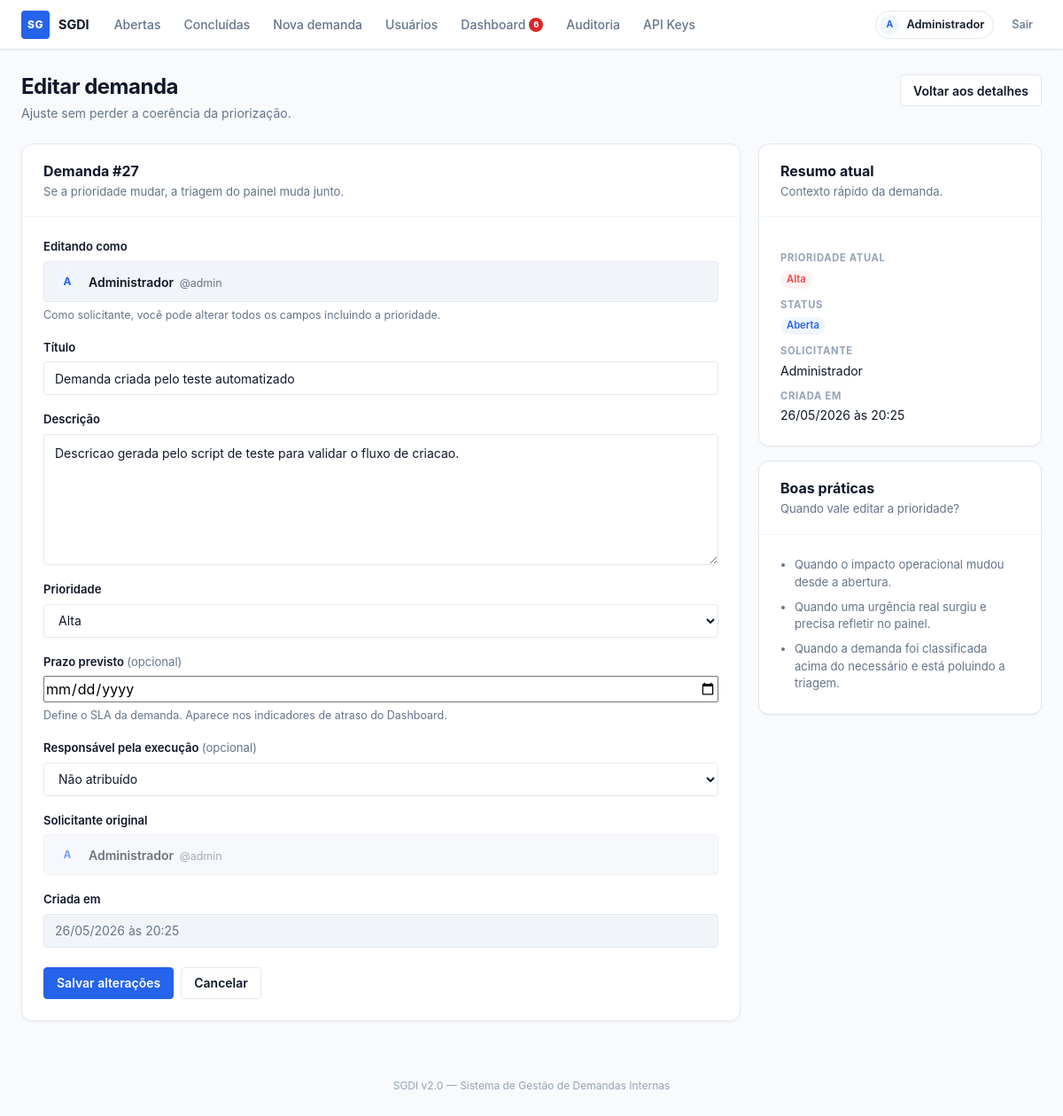
Screenshot of /editar/27 (signed in) with the database file from the repository.
### tables this page shows
CREATE TABLE demandas (
            id INTEGER PRIMARY KEY AUTOINCREMENT,
            titulo TEXT NOT NULL,
            descricao TEXT NOT NULL,
            solicitante TEXT NOT NULL,
            usuario_id INTEGER NOT NULL REFERENCES usuarios(id),
            prioridade TEXT NOT NULL DEFAULT 'Média',
            status TEXT NOT NULL DEFAULT 'Aberta',
            data_criacao TEXT NOT NULL,
            data_prevista TEXT,
            data_conclusao TEXT
        , responsavel_id INTEGER REFERENCES usuarios(id));

CREATE TABLE usuarios (
            id INTEGER PRIMARY KEY AUTOINCREMENT,
            username TEXT NOT NULL UNIQUE,
            nome TEXT NOT NULL,
            senha_hash TEXT NOT NULL
        );

### app.py (the view, shortened to what this page needs)
@app.route("/editar/<int:id>", methods=["GET", "POST"])
@login_required
def editar(id):
    conn = get_db()
    try:
        usuarios = conn.execute("SELECT id, nome FROM usuarios ORDER BY nome").fetchall()
        demanda = conn.execute(
            "SELECT d.*, u.username AS usuario_username, "
            "COALESCE(resp.nome, '') AS responsavel_nome "
            "FROM demandas d "
            "JOIN usuarios u ON u.id = d.usuario_id "
            "LEFT JOIN usuarios resp ON resp.id = d.responsavel_id "
            "WHERE d.id = ?",
            (id,),
        ).fetchone()
        if not demanda:
            abort(404)
        if session["usuario_id"] != demanda["usuario_id"]:
            flash("Apenas o solicitante da demanda pode editá-la.")
            return redirect(url_for("detalhes", id=id))
        return render_template("editar.html", demanda=demanda, prioridades=PRIORIDADES, usuarios=usuarios)
    finally:
        conn.close()

### app.py (called while the page is built)
def login_required(f):
    @wraps(f)
    def decorated(*args, **kwargs):
        if "usuario_id" not in session:
            flash("Faça login para continuar.")
            return redirect(url_for("login"))
        return f(*args, **kwargs)
    return decorated

@app.context_processor
def inject_globals():
    if "csrf_token" not in session:
        session["csrf_token"] = secrets.token_hex(32)
    return {
        "csrf_token": session["csrf_token"],
        "usuario_logado": {
            "id": session.get("usuario_id"),
            "nome": session.get("usuario_nome"),
            "username": session.get("usuario_username"),
        } if "usuario_id" in session else None,
    }

def get_db():
    return get_db_connection()

@app.template_filter("priority_slug")
def priority_slug(value):
    return PRIORIDADE_SLUGS.get(value, "neutra")

@app.template_filter("display_datetime")
def display_datetime(value):
    try:
        return datetime.strptime(value, "%Y-%m-%d %H:%M:%S").strftime("%d/%m/%Y às %H:%M")
    except (TypeError, ValueError):
        return value or ""

### database.py (called while the page is built)
def get_db_connection():
    conn = sqlite3.connect(DB_PATH)
    conn.row_factory = sqlite3.Row
    conn.execute("PRAGMA foreign_keys = ON")
    return conn

### templates/editar.html (shortened to what this page needs)
{% extends "base.html" %}
{% block content %}
<div class="page-header">
    <div>
        <h1>Editar demanda</h1>
        <p class="page-header__sub">Ajuste sem perder a coerência da priorização.</p>
    </div>
    <div class="page-header__actions">
        <a href="{{ url_for('detalhes', id=demanda['id']) }}" class="btn btn--secondary">Voltar aos detalhes</a>
    </div>
</div>
<div class="content-grid">
    <div class="card">
        <div class="card__header">
            <h2>Demanda #{{ demanda['id'] }}</h2>
            <p>Se a prioridade mudar, a triagem do painel muda junto.</p>
        </div>
        <div class="card__body">
            <form method="POST" action="{{ url_for('editar', id=demanda['id']) }}" class="form-layout">
                <div class="field-group">
                    <label class="field-label">Editando como</label>
                    <div class="user-display">
                        <span class="avatar avatar--md">{{ usuario_logado.nome[0] }}</span>
                        <div>
                            <span class="user-display__name">{{ usuario_logado.nome }}</span>
                            <span class="user-display__username">@{{ usuario_logado.username }}</span>
                        </div>
                    </div>
                    <p class="field-help">Como solicitante, você pode alterar todos os campos incluindo a prioridade.</p>
                </div>
                <div class="field-group">
                    <label for="titulo" class="field-label">Título</label>
                    <input type="text" id="titulo" name="titulo" value="{{ demanda['titulo'] }}" maxlength="200" required>
                </div>
                <div class="field-group">
                    <label for="descricao" class="field-label">Descrição</label>
                    <textarea id="descricao" name="descricao" rows="6" maxlength="2000" required>{{ demanda['descricao'] }}</textarea>
                </div>
                <div class="field-group">
                    <label for="prioridade" class="field-label">Prioridade</label>
                    <select id="prioridade" name="prioridade" required>
                        {% for prioridade in prioridades %}
                            <option value="{{ prioridade }}" {% if demanda['prioridade'] == prioridade %}selected{% endif %}>
                                {{ prioridade }}
                            </option>
                        {% endfor %}
                    </select>
                </div>
                <div class="field-group">
                    <label for="data_prevista" class="field-label">
                        Prazo previsto <span style="font-weight:400;color:var(--text-muted)">(opcional)</span>
                    </label>
                    <input type="date" id="data_prevista" name="data_prevista" value="{{ (demanda['data_prevista'] or '')[:10] }}">
                    <p class="field-help">Define o SLA da demanda. Aparece nos indicadores de atraso do Dashboard.</p>
                </div>
                <div class="field-group">
                    <label for="responsavel_id" class="field-label">
                        Responsável pela execução <span style="font-weight:400;color:var(--text-muted)">(opcional)</span>
                    </label>
                    <select id="responsavel_id" name="responsavel_id">
                        <option value="">Não atribuído</option>
                    </select>
                </div>
                <div class="field-group">
                    <label class="field-label">Solicitante original</label>
                    <div class="user-display user-display--muted">
                        <span class="avatar avatar--md">{{ demanda['solicitante'][0] }}</span>
                        <div>
                            <span class="user-display__name">{{ demanda['solicitante'] }}</span>
                            <span class="user-display__username">@{{ demanda['usuario_username'] }}</span>
                        </div>
                    </div>
                </div>
                <div class="field-group">
                    <label class="field-label">Criada em</label>
                    <input type="text" value="{{ demanda['data_criacao']|display_datetime }}" disabled>
                </div>
                <div class="form-actions">
                    <button type="submit" class="btn btn--primary">Salvar alterações</button>
                    <a href="{{ url_for('detalhes', id=demanda['id']) }}" class="btn btn--secondary">Cancelar</a>
                </div>
            </form>
        </div>
    </div>
    <div class="side-stack">
        <div class="card">
            <div class="card__header">
                <h2>Resumo atual</h2>
                <p>Contexto rápido da demanda.</p>
            </div>
            <div class="card__body">
                <dl class="summary-list">
                    <div class="summary-item">
                        <dt>Prioridade atual</dt>
                        <dd><span class="chip chip--{{ demanda['prioridade']|priority_slug }}">{{ demanda['prioridade'] }}</span></dd>
                    </div>
                    <div class="summary-item">
                        <dt>Status</dt>
                        <dd>
                            <span class="chip {% if demanda['status'] == 'Aberta' %}chip--open{% else %}chip--done{% endif %}">
                                {{ demanda['status'] }}
                            </span>
                        </dd>
                    </div>
                    <div class="summary-item">
                        <dt>Solicitante</dt>
                        <dd>{{ demanda['solicitante'] }}</dd>
                    </div>
                    <div class="summary-item">
                        <dt>Criada em</dt>
                        <dd>{{ demanda['data_criacao']|display_datetime }}</dd>
                    </div>
                </dl>
            </div>
        </div>
        <div class="card">
            <div class="card__header">
                <h2>Boas práticas</h2>
                <p>Quando vale editar a prioridade?</p>
            </div>
            <div class="card__body">
                <ul style="list-style: disc; padding-left: 16px; display: grid; gap: 8px; font-size: 0.82rem; color: var(--text-muted); line-height: 1.5;">
                    <li>Quando o impacto operacional mudou desde a abertura.</li>
                    <li>Quando uma urgência real surgiu e precisa refletir no painel.</li>
                    <li>Quando a demanda foi classificada acima do necessário e está poluindo a triagem.</li>
                </ul>
            </div>
        </div>
    </div>
</div>
{% endblock %}

### rows the page displays
demandas: id "27", titulo "Demanda criada pelo teste automatizado", descricao "Descricao gerada pelo script de teste para validar o fluxo de criacao.", prioridade "Alta", solicitante "A", solicitante "Administrador", data_criacao|display_datetime "26/05/2026 às 20:25", status "Aberta"
usuarios: username "admin", usuario_username "admin"

### other values shown
{{ usuario_logado.nome[0] }} "A"
{{ usuario_logado.nome }} "Administrador"
